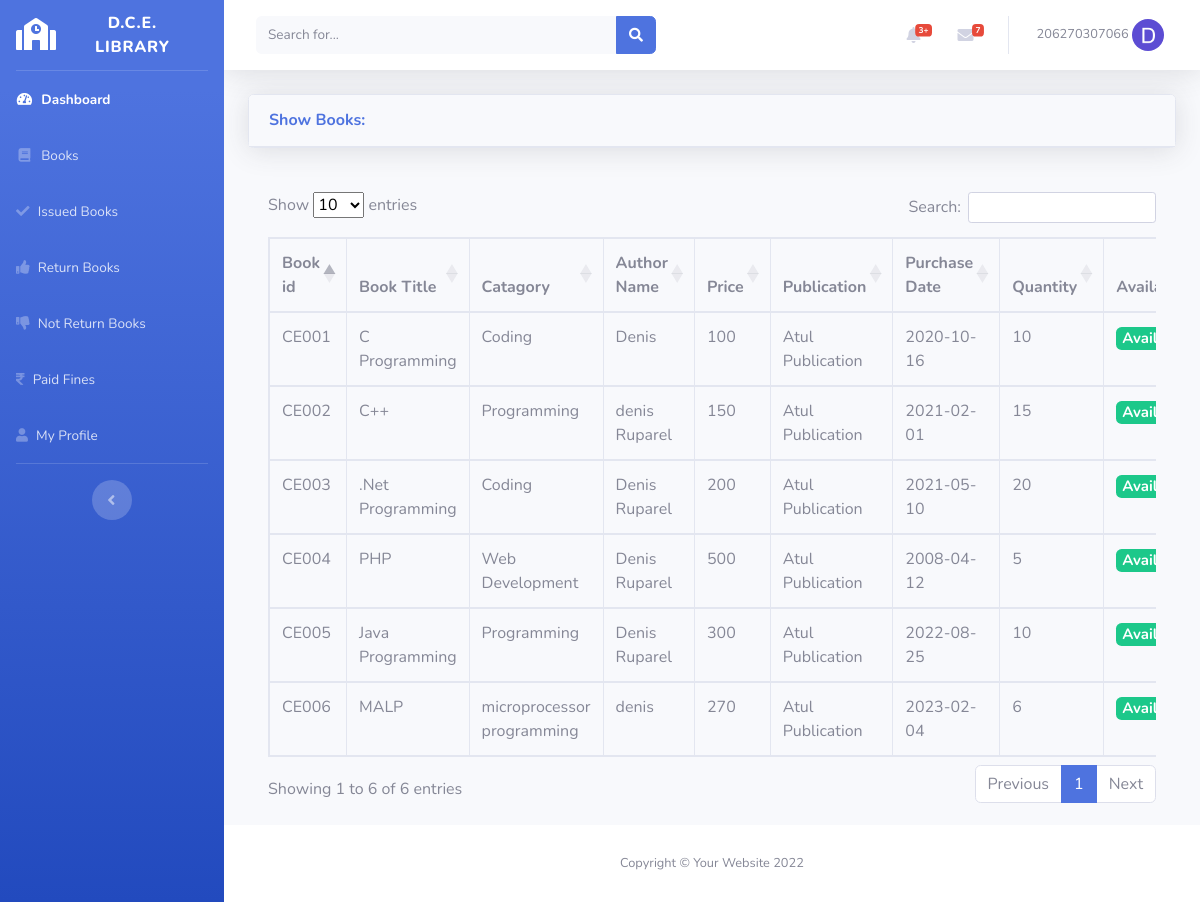
The page /show_books.php (signed in) on the database as committed earlier.
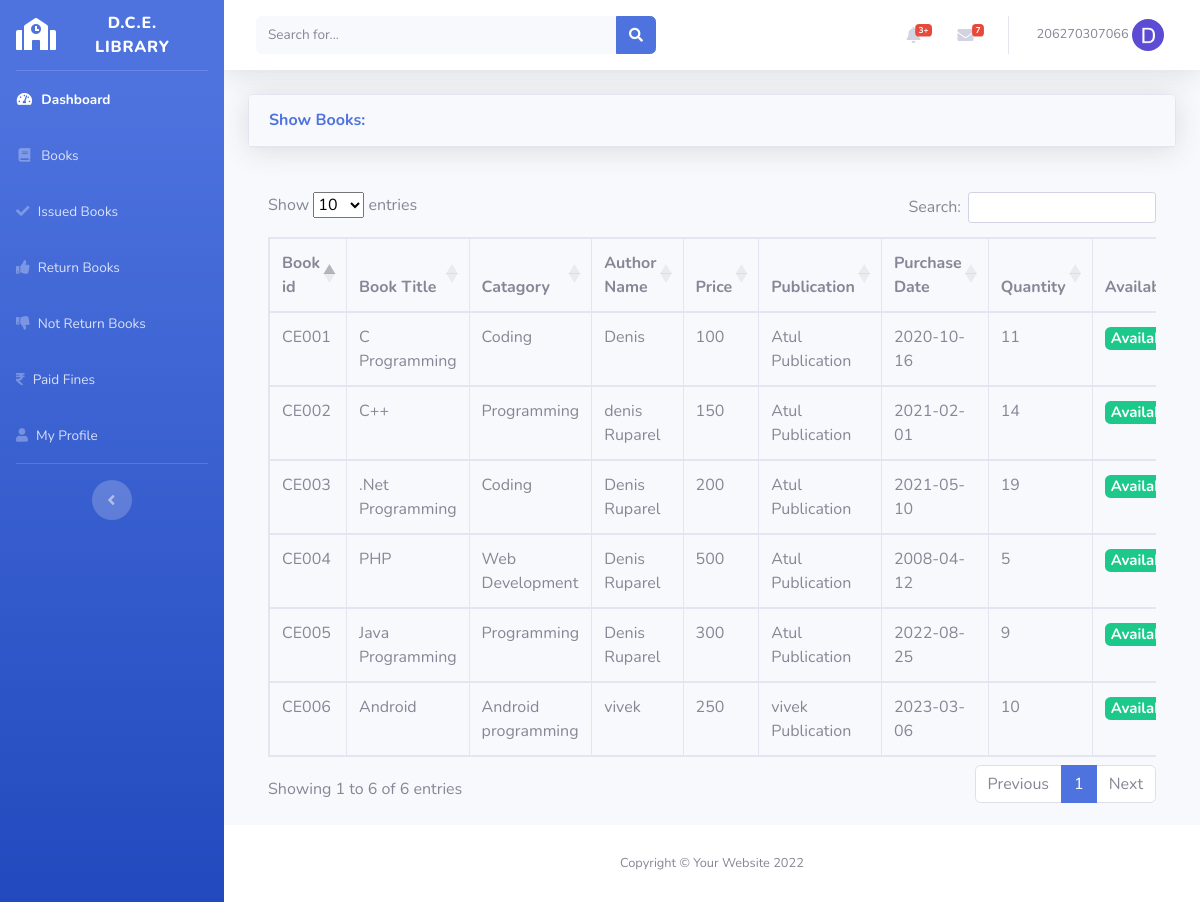
The same page on the database as committed later.
### tables this page shows
CREATE TABLE IF NOT EXISTS `register` (
  `enrollment_number` bigint NOT NULL,
  `first_name` varchar(30) NOT NULL,
  `last_name` varchar(30) NOT NULL,
  `email` varchar(30) NOT NULL,
  `contact` bigint NOT NULL,
  `password` varchar(15) NOT NULL,
  `activation` varchar(100) NOT NULL,
  `user_avatar` varchar(100) NOT NULL,
  `date` datetime NOT NULL DEFAULT CURRENT_TIMESTAMP,
  PRIMARY KEY (`enrollment_number`)
);

CREATE TABLE IF NOT EXISTS `books` (
  `book_id` varchar(20) NOT NULL,
  `book_title` varchar(100) NOT NULL,
  `catagory` varchar(100) NOT NULL,
  `author_name` varchar(100) NOT NULL,
  `price` int NOT NULL,
  `publication` varchar(100) NOT NULL,
  `purchase_date` date NOT NULL,
  `quantity` varchar(20) NOT NULL,
  `availability` enum('Available','Not Available') NOT NULL,
  `book_updated_on` varchar(30) NOT NULL,
  PRIMARY KEY (`book_id`)
);

### show_books.php (the view)
<?php
include('includes/header.php');
include('includes/navbar.php');
include('security.php');
?>
<div class="container-fluid">
<div class="card shadow mb-4">
  <div class="card-header py-3">
    <h6 class="m-0 font-weight-bold text-primary">Show Books: </h6>
  </div>
</div>
  <div class="card-body">
    <div class="table-responsive">
      <table class="table table-bordered" id="datatableid" width="100%" cellspacing="0">
        <thead>
          <tr>
            <th> Book id </th>
            <th> Book Title </th>
            <th> Catagory </th>
            <th> Author Name</th>
            <th> Price </th>
            <th> Publication </th>
            <th> Purchase Date </th>
            <th> Quantity </th>
            <th> Availability </th>
          </tr>
        </thead>
        <tbody>
        <?php
        $query = "SELECT * FROM books";
        $query_run = mysqli_query($connection, $query);
        if(mysqli_num_rows($query_run) > 0){
          while($row = mysqli_fetch_assoc($query_run)){
            $availabel = '';
            if($row['availability'] == 'Available'){
							$availabel = '<h5><span class="badge badge-success">Available</span></h5>';
						}
						else{
							$availabel = '<h5><span class="badge badge-danger">Not Availabel</span></h5>';
						}
          ?>
            <tr>
            <td><?php  echo $row['book_id']; ?></td>
            <td><?php  echo $row['book_title']; ?></td>
            <td><?php  echo $row['catagory']; ?></td>
            <td><?php  echo $row['author_name']; ?></td>
            <td><?php  echo $row['price']; ?></td>
            <td><?php  echo $row['publication']; ?></td>
            <td><?php  echo $row['purchase_date']; ?></td>
            <td><?php  echo $row['quantity']; ?></td>
            <td><?php  echo $availabel; ?></td>
            </tr>
          <?php
          }
        }
        else{
          echo "No Record Found";
        }
          ?>
        </tbody>
      </table>
    </div>
  </div>
</div>
</div>
<?php
include('includes/footer.php');
?>

### includes/header.php (shortened to what this page needs)
<!DOCTYPE html>
<html lang="en">
<head>
  <link href="vendor/fontawesome-free/css/all.min.css" rel="stylesheet" type="text/css">
  <link href="css/sb-admin-2.css" rel="stylesheet">
  <link rel="stylesheet" href="https://cdn.datatables.net/1.13.1/css/dataTables.bootstrap5.min.css">
</head>
<body id="page-top">
  <div id="wrapper">

### includes/navbar.php (shortened to what this page needs)
 <?php
  include('database/dbconfig.php');
  include('profile_pic.php');
  $eno_login = $_SESSION['user_name'];
 ?>
   <ul class="navbar-nav bg-gradient-primary sidebar sidebar-dark accordion" id="accordionSidebar">
<a class="sidebar-brand d-flex align-items-center justify-content-center" href="index.html">
  <div class="sidebar-brand-icon">
    <i class="fas fa-school"></i>
  </div>
  <div class="sidebar-brand-text mx-3">D.C.E. Library</div>
</a>
<hr class="sidebar-divider my-0">
<li class="nav-item active">
  <a class="nav-link" href="index.php">
    <i class="fas fa-fw fa-tachometer-alt"></i>
    <span>Dashboard</span></a>
</li>
<li class="nav-item">
  <a class="nav-link" href="show_books.php">
    <i class="fas fa-fw fa-book"></i>
    <span>Books</span>
  </a>
</li>
<li class="nav-item">
  <a class="nav-link" href="stu_show_issue_book.php">
  <i class="fa fa-check"></i>
    <span>Issued Books</span>
  </a>
</li>
<li class="nav-item">
  <a class="nav-link" href="#">
    <i class="fa fa-thumbs-up"></i>
    <span>Return Books</span></a>
</li>
<li class="nav-item">
  <a class="nav-link" href="charts.html">
    <i class="fa fa-thumbs-down"></i>
    <span>Not Return Books</span></a>
</li>
<li class="nav-item">
  <a class="nav-link" href="charts.html">
    <i class="fas fa-rupee-sign"></i>
    <span>Paid Fines</span></a>
</li>
<li class="nav-item">
  <a class="nav-link" href="modify_user_profile.php">
    <i class="fas fa-user"></i>
    <span>My Profile</span>
  </a>
</li>
<hr class="sidebar-divider d-none d-md-block">
<div class="text-center d-none d-md-inline">
  <button class="rounded-circle border-0" id="sidebarToggle"></button>
</div>
</ul>
    <div id="content-wrapper" class="d-flex flex-column">
      <div id="content">
        <nav class="navbar navbar-expand navbar-light bg-white topbar mb-4 static-top shadow">
          <form class="d-none d-sm-inline-block form-inline mr-auto ml-md-3 my-2 my-md-0 mw-100 navbar-search">
            <div class="input-group">
              <input type="text" class="form-control bg-light border-0 small" placeholder="Search for..." aria-label="Search" aria-describedby="basic-addon2">
              <div class="input-group-append">
                <button class="btn btn-primary" type="button">
                  <i class="fas fa-search fa-sm"></i>
                </button>
              </div>
            </div>
          </form>
          <ul class="navbar-nav ml-auto">
            <li class="nav-item dropdown no-arrow mx-1">
              <a class="nav-link dropdown-toggle" href="#" id="alertsDropdown" role="button" data-toggle="dropdown" aria-haspopup="true" aria-expanded="false">
                <i class="fas fa-bell fa-fw"></i>
                <span class="badge badge-danger badge-counter">3+</span>
              </a>
            </li>
            <li class="nav-item dropdown no-arrow mx-1">
              <a class="nav-link dropdown-toggle" href="#" id="messagesDropdown" role="button" data-toggle="dropdown" aria-haspopup="true" aria-expanded="false">
                <i class="fas fa-envelope fa-fw"></i>
                <span class="badge badge-danger badge-counter">7</span>
              </a>
            </li>
            <li class="nav-item dropdown no-arrow">
              <a class="nav-link dropdown-toggle" href="#" id="userDropdown" role="button" data-toggle="dropdown" aria-haspopup="true" aria-expanded="false">
                <span class="mr-2 d-none d-lg-inline text-gray-600 small">
                  <?php
                  echo $_SESSION['user_name'];
                  Get_user_avatar($eno_login, $connection);
                ?>
                </span>
              </a>
            </li>
          </ul>
        </nav>

### profile_pic.php (shortened to what this page needs)
<?php
function Get_user_avatar($eno_login, $connection){
    $query = "SELECT user_avatar FROM register WHERE enrollment_number = '".$eno_login."'";
    $result = mysqli_query($connection, $query);
    while($row = mysqli_fetch_assoc($result)){
        echo '<img src="'.$row["user_avatar"].'" width="75" class="img-profile rounded-circle" />';
    }
}
?>

### includes/footer.php (shortened to what this page needs)
      <footer class="sticky-footer bg-white">
        <div class="container my-auto">
          <div class="copyright text-center my-auto">
            <span>Copyright &copy; Your Website 2022</span>
          </div>
        </div>
      </footer>
      </div>
      </div>
</body>
</html>

Rows that differ between the two databases and show on the page:
changed books "CE001": quantity "10" → "11"
changed books "CE002": quantity "15" → "14"
changed books "CE003": quantity "20" → "19"
changed books "CE005": quantity "10" → "9"
changed books "CE006": book_title "MALP" → "Android"; catagory "microprocessor programming" → "Android programming"; author_name "denis" → "vivek"; price "270" → "250"; publication "Atul Publication" → "vivek Publication"; purchase_date "2023-02-04" → "2023-03-06"; quantity "6" → "10"
